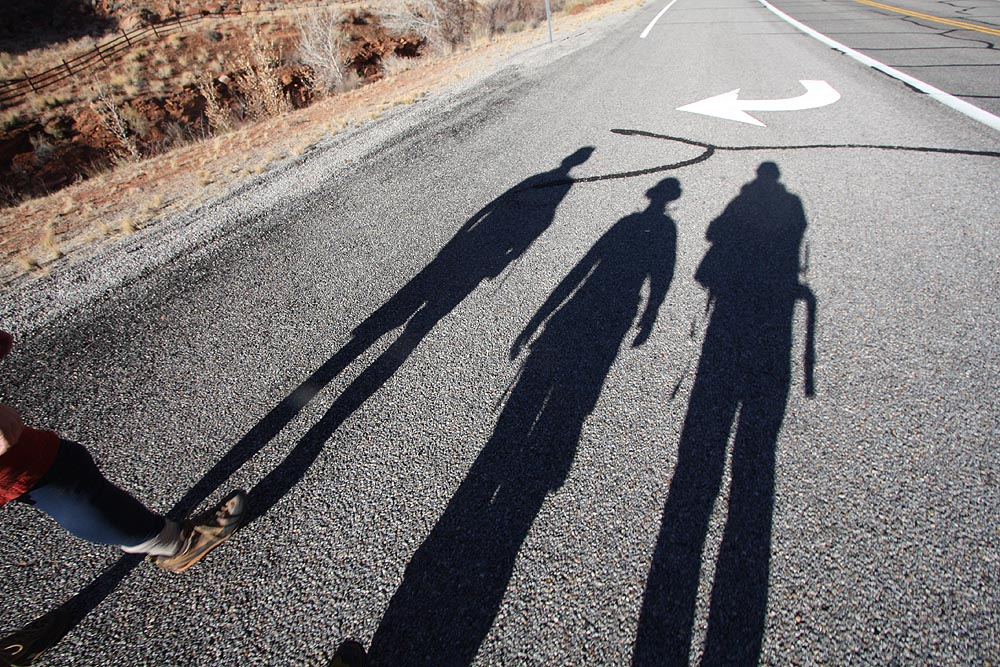
//> input picture software/svm/training-data/urs.jpg, 1000 x 667 px
$ ./main   (built with g++ and OpenCV 4)
//> lines starting //> are read from the running program, lines starting //| are printed output that depends on the picture
#include <opencv2/opencv.hpp> //Include file for every supported OpenCV function
#include <iostream>
#include <opencv2/imgproc.hpp>
#include "opencv2/imgcodecs.hpp"
#include <opencv2/core.hpp>
#include <opencv2/highgui.hpp>
#include "opencv2/ml/ml.hpp"

using namespace std;
using namespace cv;
using namespace cv::ml;

int main( int argc, char** argv ) {


    //***ENTRENAMIENTO***//
    Ptr<TrainData> datos_t;      //Tipo de datos de entrenamiento para OpenCV

    /*--Cargar los datos de entenamiento desde el archivo "trainingdata_positives.csv"
    Tiene la forma (float)B,(float)G,(float)R,LABEL(-1 ó 1),  ex: "0.78824,0.79608,0.79608,1"
    En este archivo, cada fila contiene una muestra y el ultimo valor corresponde a la etiqueta "1" positivo, "-1" negativo
    La instrucción loadFromCSV usa varios parámetros, que indican la ruta del archivo de entrenamiento y tres valores para indicar la estructura de los datos.
    En este caso,  0 = offset (no hay fila para encabezados, con lo que la primera fila corresponde a la primera muestra)
    y los siguientes valores indican donde comienzan y donde terminan las muestras para separarlas de la etiqueta;  Segun la documentación de OpenCV  usar -1, -1
    indicará que solo hay una etiqueta y que la misma estará ubicada en el ultimo valor de la fila.
    --*/
    datos_t = cv::ml::TrainData::loadFromCSV("trainingdata_positives.csv",0,-1,-1);


    Ptr<SVM> svm = SVM::create();  //Genera una nueva instancia a la clase SVM
    svm->setKernel(SVM::LINEAR);  //Se define el tipo de kernel LINEAL
    svm->setTermCriteria(TermCriteria(TermCriteria::COUNT, 3000, 1e-2)); //Se define el criterio de parada para el entrenamiento. EN este caso se usa COUNT que implica un número finito de iteraciones (la decision fue empirica)


    //Finalmente se ejecuta la instruccion trainAuto, que se encargará de ejecutar el algoritmo de optimización para encontrar los vectores de soporte.
    //Aunque están especificados todos los valores dentro de la funcion, realmente solo son utilizados algunos pocos puesto que se está utilizando un kernel LINEAL
    //el primero toma como entrada los datos de entrenamiento
    //el segundo indica en cuantos subconjuntos será dividido el set de entrenamiento para que el algoritmo pueda medir el rendimiento de la clasificacion durante el entrenamiento
    //el tercero define el parametro C, que es un parámetro de holgura para poder aceptar un numero mayor de muestras que estan cerca del margen del hiperplano de separacion.
    //los parametros GAMMA, P, NU, COEF, y DEGREE  son necesarios para la ejecucion del metodo, pero no son utilizados en este ejemplo ya que son parametros para otros tipos de KERNEL.
    //el ultimo parametro es un booleano que en caso de ser verdadero implica que se está trabajando con un clasificador de dos clases y por tanto optimiza los vectores de soporte para encontrar una solucion más balanceada.

    svm->trainAuto(datos_t,5,SVM::getDefaultGrid(SVM::C),SVM::getDefaultGrid(SVM::GAMMA),SVM::getDefaultGrid(SVM::P),SVM::getDefaultGrid(SVM::NU),SVM::getDefaultGrid(SVM::COEF),SVM::getDefaultGrid(SVM::DEGREE),true);

    //**CLASIFICACION**/

    Mat img = imread("training-data/urs.jpg");  //se carga la imagen y se convierte a punto flotante de 32bits (necesario por la libreria para el clasificador)
//> img is the input picture: 667 rows x 1000 cols, CV_8UC3; mean B, G, R 114.8, 114.9, 119.4
    cv::Mat img32(img.rows, img.cols, CV_32FC3);
    Mat markerMask(img32.rows,img32.cols,CV_32FC3),dst(img32.rows,img32.cols,CV_32FC3);
    Mat img132[3];
    img.convertTo(img32, CV_32FC3, 1/255.0);
    split(img32,img132);
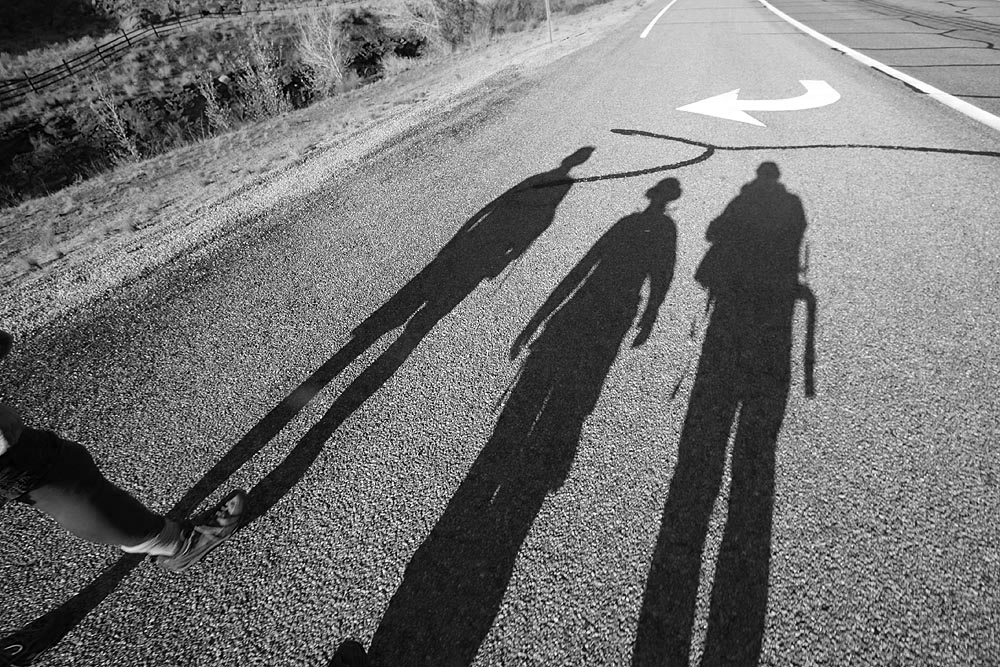
//> img132[0]: 667 rows x 1000 cols, CV_32FC1; min 0, max 1, mean 0.45
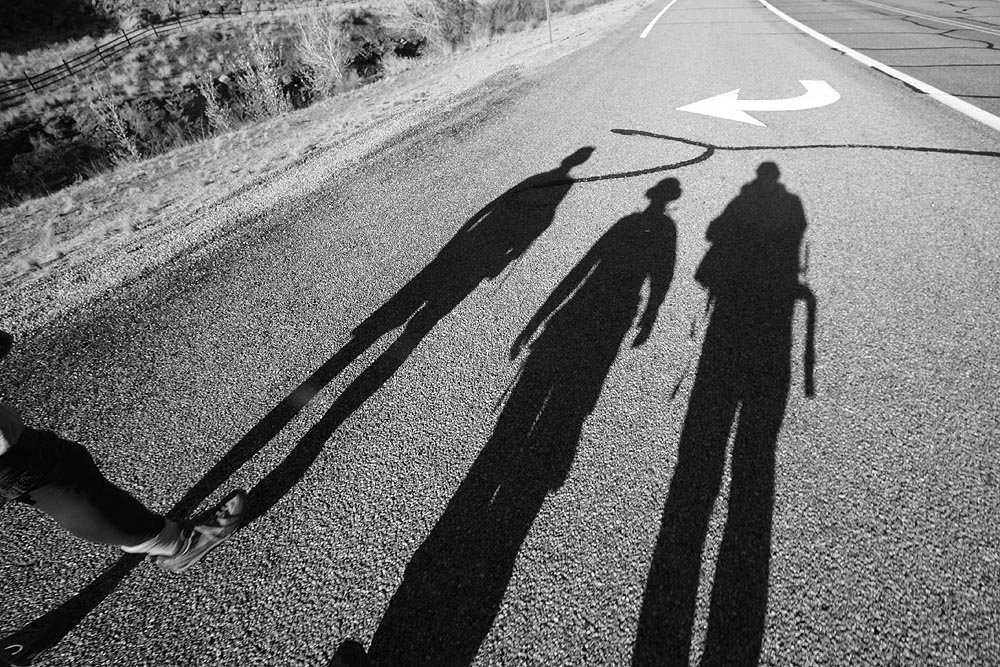
//> img132[1]: 667 rows x 1000 cols, CV_32FC1; min 0, max 1, mean 0.451
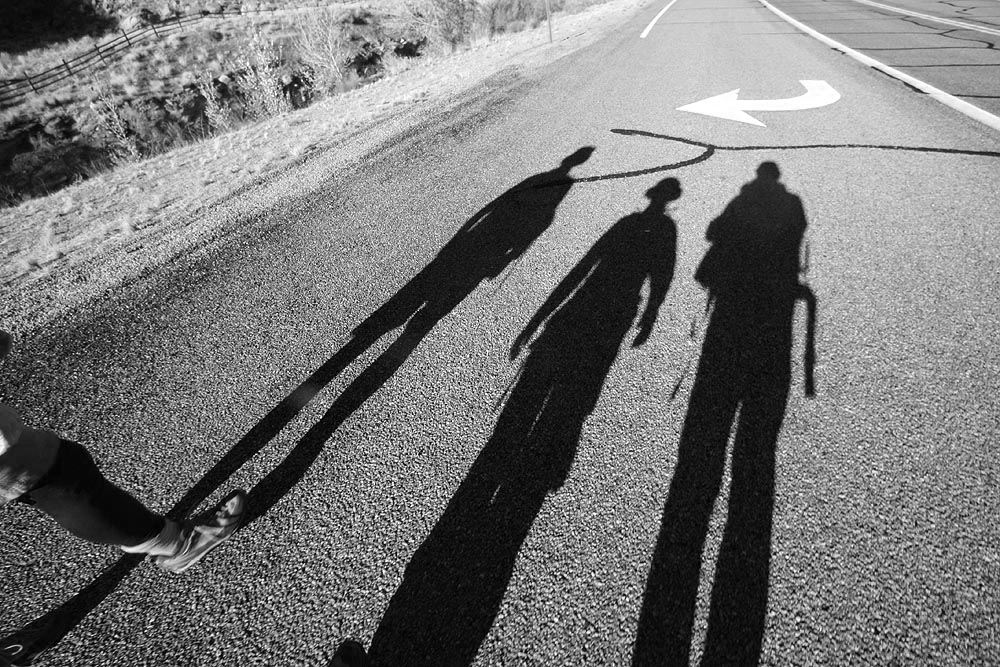
//> img132[2]: 667 rows x 1000 cols, CV_32FC1; min 0, max 1, mean 0.468

    imshow("original",img32); //se muestra la imagen original (ya en 32bits)


    cout<<"Antes del for: R->"<<img32.rows<<" C->"<<img32.cols<<endl; //mostrar en pantalla el tamaño de la imagen ROWS, COLS.
//| Antes del for: R->667 C->1000
    int i,j; //variables para iterar sobre los pixeles de la imagen
    float r=0.; //variable que indica el resultado de la etiqueta del clasificador (1.0 o -1.0)

     for(i=0;i<img32.rows;i++)
        for(j=0;j<img32.cols;j++)
        {
           float testData[3] = {img132[0].at<float>(i,j),img132[1].at<float>(i,j),img132[2].at<float>(i,j)}; //se genera un vector de 1x3 con la informacion BGR de cada pixel
           Mat sample(1, 3, CV_32FC1,testData);

            //El metodo PREDICT, evalúa de qué clase es la muestra y asigna la etiqueta a la variable "r"

            if ((r=svm->predict(sample))==1)
            {
                markerMask.at<Vec3f>(i,j) = Vec3f(0.,1.,0.);; //si la muestra es positiva, se genera un pixel verde en una imagen "mascara" conservando su posicion
            }
            else{
                markerMask.at<Vec3f>(i,j) = Vec3f(0.,0.,0.);; //si la muestra es negativa, se genera un pixel negro en la imagen "mascara" conservando su posicion
            }

        }
//> this loop made 667 passes
//> r on passes 1 to 3: 1, 1, 1
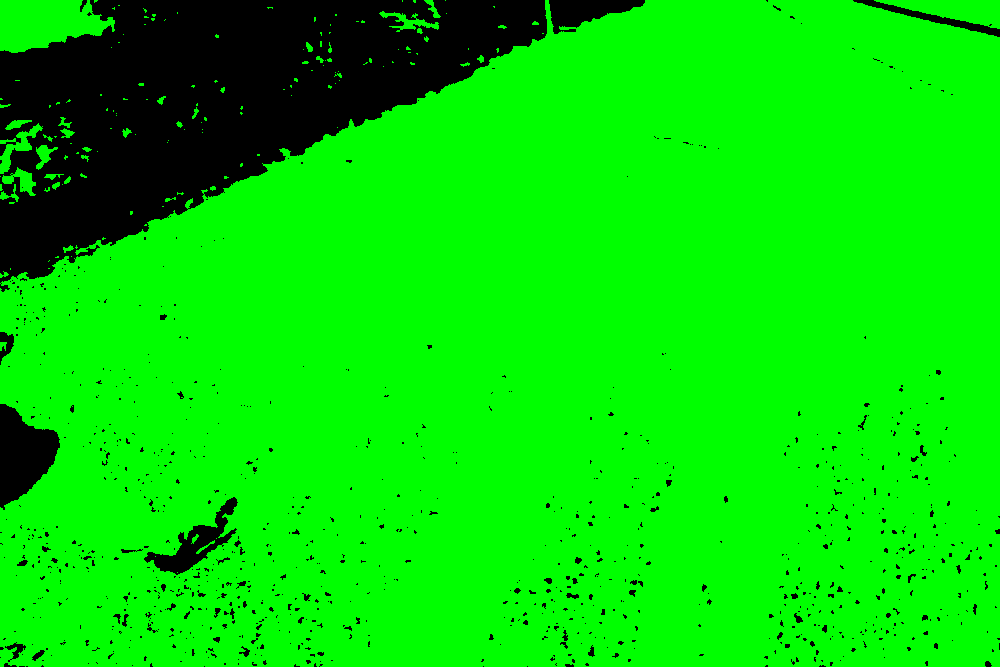
//> markerMask: 667 rows x 1000 cols, CV_32FC3; mean B, G, R 0, 0.854, 0
//> after the loop, r = 1

            //Algunas operaciones morfologicas simples para mejorar el resultado

            Mat element = getStructuringElement( 0,
                                       Size( 2*3 + 1, 2*3+1 ),
                                       Point( 3, 3 ) );
            erode( markerMask, markerMask,element);
            erode( markerMask, markerMask,element);
            dilate( markerMask, markerMask,element);
            dilate( markerMask, markerMask,element);
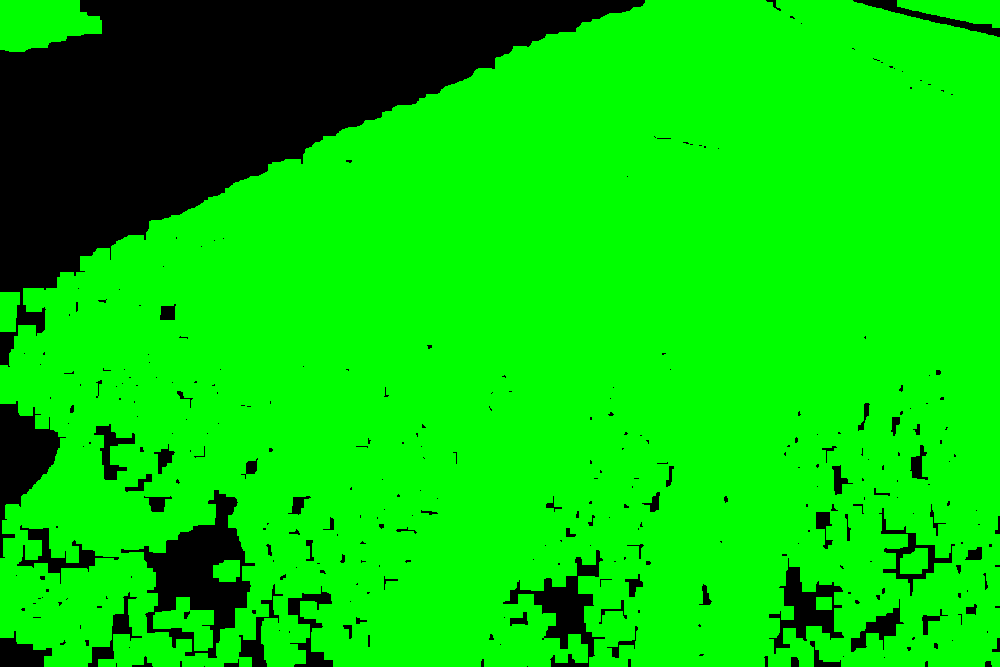
//> markerMask: 667 rows x 1000 cols, CV_32FC3; mean B, G, R 0, 0.812, 0


            imshow("marker",markerMask);  //Se muestra la imagen Máscara
            addWeighted( img32, 0.7, markerMask, 0.3, 0.0, dst); //Se superpone la mascara sobre la imagen original
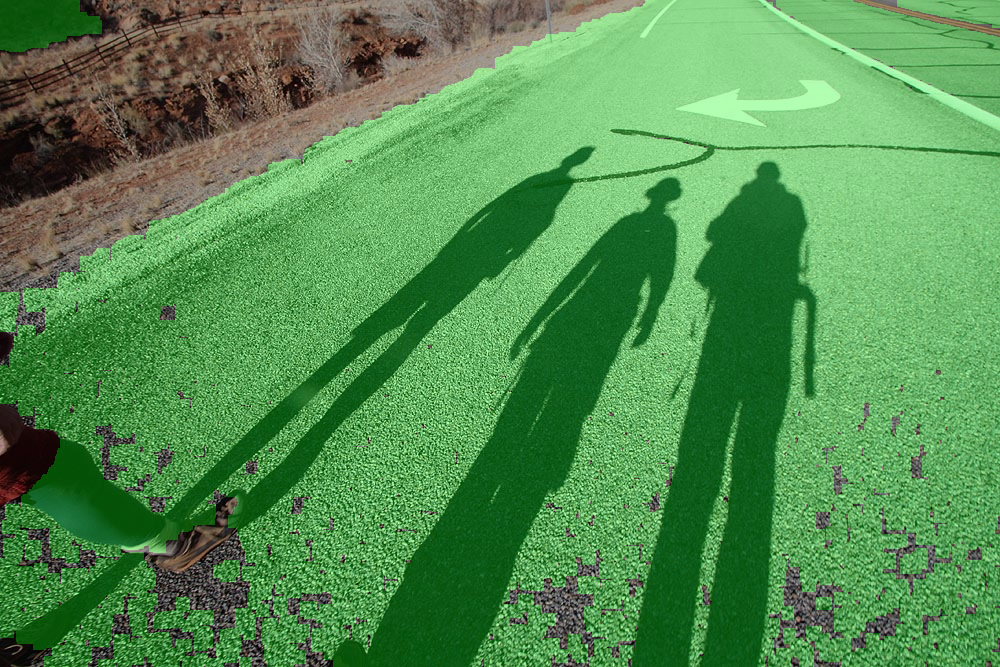
//> dst: 667 rows x 1000 cols, CV_32FC3; mean B, G, R 0.315, 0.559, 0.328
            imshow("Reconocimiento",dst); //Se muestra el resultado final
            waitKey(0);
}
